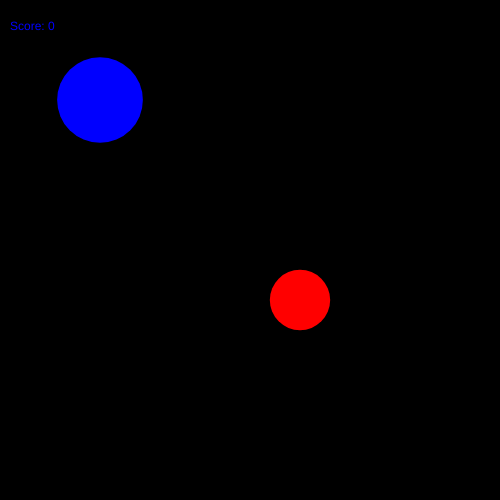
Frame 1 (no input)
Frame 60 (no input): identical to frame 1, image omitted
Frame 120 (the mouse pressed at the canvas centre since frame 60): identical to frame 1, image omitted

The p5.js sketch that drew this single still picture (run headless with seeded random() and noise() and a simulated clock; from frame 60 on, the mouse is pressed at the canvas centre):

// p5.js sketch
// ── sketch.js
let myXPos = 100;
let myYPos = 100;
let mySize;
let score = 0

let enemyXPos = 300;
let enemyYPos = 300;
let enemySize;

function setup() {
  createCanvas(500, 500);
  noStroke();

  mySize = random(50, 100);
  enemySize = random(50, 100);
}

function draw() {
  background(0);

  fill(255, 0, 0);
  ellipse(enemyXPos, enemyYPos, enemySize, enemySize);

  fill(0, 0, 255);
  ellipse(myXPos, myYPos, mySize, mySize);

  if (keyIsDown(LEFT_ARROW)) {
    myXPos -= 3;
  }

  if (keyIsDown(RIGHT_ARROW)) {
    myXPos += 3;
  }

  if (keyIsDown(UP_ARROW)) {
    myYPos -= 3;
  }

  if (keyIsDown(DOWN_ARROW)) {
    myYPos += 3;
  }
  text("Score: " + score, 10,30) 

  let distance = dist(myXPos, myYPos, enemyXPos, enemyYPos);

  if (distance <= (mySize / 2) + (enemySize / 2)) {
    fill(random(255), random(255), random(255));
    textSize(22);
    enemyXPos = random(0,500)
    enemyYPos = random(0,500)
    score += 1
  }
}
